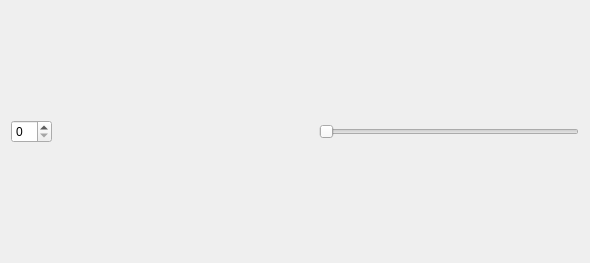
<?xml version="1.0" encoding="UTF-8"?>
<ui version="4.0">
 <class>UserDefine</class>
 <widget class="QWidget" name="UserDefine">
  <property name="geometry">
   <rect>
    <x>0</x>
    <y>0</y>
    <width>590</width>
    <height>263</height>
   </rect>
  </property>
  <property name="windowTitle">
   <string>Form</string>
  </property>
  <layout class="QGridLayout" name="gridLayout">
   <item row="0" column="0">
    <layout class="QHBoxLayout" name="horizontalLayout_2">
     <item>
      <layout class="QHBoxLayout" name="horizontalLayout">
       <item>
        <widget class="QSpinBox" name="spinBox"/>
       </item>
      </layout>
     </item>
     <item>
      <spacer name="horizontalSpacer">
       <property name="orientation">
        <enum>Qt::Horizontal</enum>
       </property>
       <property name="sizeHint" stdset="0">
        <size>
         <width>108</width>
         <height>19</height>
        </size>
       </property>
      </spacer>
     </item>
     <item>
      <widget class="QSlider" name="horizontalSlider">
       <property name="orientation">
        <enum>Qt::Horizontal</enum>
       </property>
      </widget>
     </item>
    </layout>
   </item>
  </layout>
 </widget>
 <resources/>
 <connections/>
</ui>
